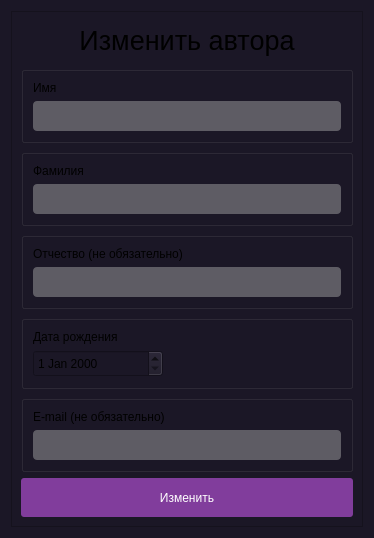
<?xml version="1.0" encoding="UTF-8"?>
<ui version="4.0">
 <class>Dialog</class>
 <widget class="QDialog" name="Dialog">
  <property name="geometry">
   <rect>
    <x>0</x>
    <y>0</y>
    <width>374</width>
    <height>538</height>
   </rect>
  </property>
  <property name="windowTitle">
   <string>Modify Author</string>
  </property>
  <property name="styleSheet">
   <string notr="true">background-color: rgb(27, 23, 38);</string>
  </property>
  <layout class="QVBoxLayout" name="verticalLayout">
   <item>
    <widget class="QFrame" name="frame">
     <property name="styleSheet">
      <string notr="true">QFrame {
	color: #FFFFFF;
};</string>
     </property>
     <property name="frameShape">
      <enum>QFrame::StyledPanel</enum>
     </property>
     <property name="frameShadow">
      <enum>QFrame::Raised</enum>
     </property>
     <layout class="QVBoxLayout" name="verticalLayout_7">
      <item>
       <widget class="QLabel" name="label">
        <property name="maximumSize">
         <size>
          <width>16777215</width>
          <height>50</height>
         </size>
        </property>
        <property name="autoFillBackground">
         <bool>false</bool>
        </property>
        <property name="styleSheet">
         <string notr="true">QLabel {
	font-size: 20pt;
	text-align: center;
}</string>
        </property>
        <property name="text">
         <string>Изменить автора</string>
        </property>
        <property name="alignment">
         <set>Qt::AlignCenter</set>
        </property>
       </widget>
      </item>
      <item>
       <widget class="QGroupBox" name="groupBox">
        <property name="title">
         <string/>
        </property>
        <layout class="QVBoxLayout" name="verticalLayout_2">
         <item>
          <widget class="QLabel" name="label_2">
           <property name="text">
            <string>Имя</string>
           </property>
          </widget>
         </item>
         <item>
          <widget class="QLineEdit" name="lineEdit">
           <property name="minimumSize">
            <size>
             <width>0</width>
             <height>30</height>
            </size>
           </property>
           <property name="styleSheet">
            <string notr="true">QLineEdit {
	background-color: rgb(94, 92, 100);
	border-radius: 4px;
	color: #FFFFFF;
	padding-left: 3px;
	padding-right: 3px;
}</string>
           </property>
           <property name="text">
            <string/>
           </property>
          </widget>
         </item>
        </layout>
       </widget>
      </item>
      <item>
       <widget class="QGroupBox" name="groupBox_2">
        <property name="title">
         <string/>
        </property>
        <layout class="QVBoxLayout" name="verticalLayout_3">
         <item>
          <widget class="QLabel" name="label_3">
           <property name="text">
            <string>Фамилия</string>
           </property>
          </widget>
         </item>
         <item>
          <widget class="QLineEdit" name="lineEdit_3">
           <property name="minimumSize">
            <size>
             <width>0</width>
             <height>30</height>
            </size>
           </property>
           <property name="styleSheet">
            <string notr="true">QLineEdit {
	background-color: rgb(94, 92, 100);
	border-radius: 4px;
	color: #FFFFFF;
	padding-left: 3px;
	padding-right: 3px;
}</string>
           </property>
           <property name="text">
            <string/>
           </property>
          </widget>
         </item>
        </layout>
       </widget>
      </item>
      <item>
       <widget class="QGroupBox" name="groupBox_5">
        <property name="title">
         <string/>
        </property>
        <layout class="QVBoxLayout" name="verticalLayout_6">
         <item>
          <widget class="QLabel" name="label_6">
           <property name="text">
            <string>Отчество (не обязательно)</string>
           </property>
          </widget>
         </item>
         <item>
          <widget class="QLineEdit" name="lineEdit_4">
           <property name="minimumSize">
            <size>
             <width>0</width>
             <height>30</height>
            </size>
           </property>
           <property name="styleSheet">
            <string notr="true">QLineEdit {
	background-color: rgb(94, 92, 100);
	border-radius: 4px;
	color: #FFFFFF;
	padding-left: 3px;
	padding-right: 3px;
}</string>
           </property>
           <property name="text">
            <string/>
           </property>
          </widget>
         </item>
        </layout>
       </widget>
      </item>
      <item>
       <widget class="QGroupBox" name="groupBox_3">
        <property name="title">
         <string/>
        </property>
        <layout class="QVBoxLayout" name="verticalLayout_4">
         <item>
          <widget class="QLabel" name="label_4">
           <property name="text">
            <string>Дата рождения</string>
           </property>
          </widget>
         </item>
         <item>
          <widget class="QDateEdit" name="dateEdit">
           <property name="minimumSize">
            <size>
             <width>130</width>
             <height>27</height>
            </size>
           </property>
           <property name="maximumSize">
            <size>
             <width>130</width>
             <height>27</height>
            </size>
           </property>
           <property name="styleSheet">
            <string notr="true">QDateEdit {
	color: #FFFFFF;
	background-color: rgb(61, 56, 70);
	border-radius: 4px;
};</string>
           </property>
          </widget>
         </item>
        </layout>
       </widget>
      </item>
      <item>
       <widget class="QGroupBox" name="groupBox_6">
        <property name="title">
         <string/>
        </property>
        <layout class="QVBoxLayout" name="verticalLayout_8">
         <item>
          <widget class="QLabel" name="label_7">
           <property name="text">
            <string>E-mail (не обязательно)</string>
           </property>
          </widget>
         </item>
         <item>
          <widget class="QLineEdit" name="lineEdit_5">
           <property name="minimumSize">
            <size>
             <width>0</width>
             <height>30</height>
            </size>
           </property>
           <property name="styleSheet">
            <string notr="true">QLineEdit {
	background-color: rgb(94, 92, 100);
	border-radius: 4px;
	color: #FFFFFF;
	padding-left: 3px;
	padding-right: 3px;
}</string>
           </property>
           <property name="text">
            <string/>
           </property>
          </widget>
         </item>
        </layout>
       </widget>
      </item>
      <item>
       <widget class="QPushButton" name="addButton_6">
        <property name="sizePolicy">
         <sizepolicy hsizetype="Minimum" vsizetype="Minimum">
          <horstretch>0</horstretch>
          <verstretch>0</verstretch>
         </sizepolicy>
        </property>
        <property name="maximumSize">
         <size>
          <width>16777215</width>
          <height>40</height>
         </size>
        </property>
        <property name="cursor">
         <cursorShape>PointingHandCursor</cursorShape>
        </property>
        <property name="styleSheet">
         <string notr="true">QPushButton {
	background-color: rgb(129, 61, 156);
	border-radius: 3px;
	height: 35px;
	color: #FFFFFF;
}
QPushButton:hover {
	background-color: rgb(146, 69, 176);
}</string>
        </property>
        <property name="text">
         <string>Изменить</string>
        </property>
       </widget>
      </item>
     </layout>
    </widget>
   </item>
  </layout>
 </widget>
 <resources/>
 <connections/>
</ui>
